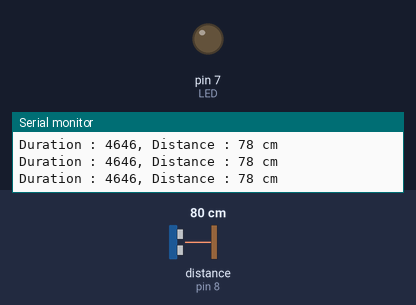
Recording of a sketch running on a simulated Arduino Uno, built with avr-gcc and run on an emulated ATmega328P. Shown: output pins drawn as LEDs (lit = HIGH), the last lines printed to the serial monitor. Wiring (inferred from the names in the program): ultrasonic range finder: trigger pin 9; echo pin 8. The inputs (shaded band) are chosen by the test bench; at power-on: distance to the obstacle (sensor on pin 8) 80 cm. The echo pulse lasts 58.3 µs per cm; pins used as bus, display or sensor lines are not drawn.

Above: at 1.3 s.
1.4 s: distance to the obstacle (sensor on pin 8) set to 17 cm
2.9 s: distance to the obstacle (sensor on pin 8) set to 14 cm
At 3.9 s:
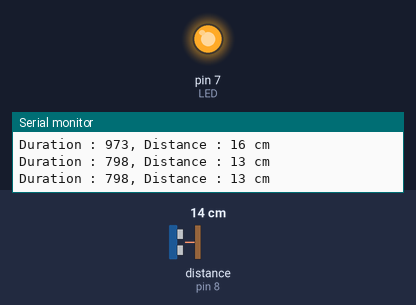
4.5 s: distance to the obstacle (sensor on pin 8) set to 18 cm
At 5.2 s:
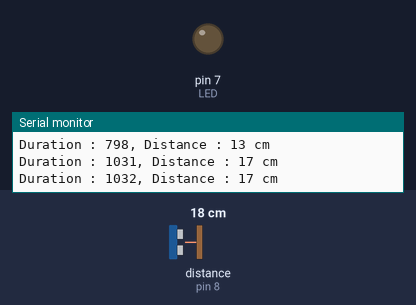
6.0 s: distance to the obstacle (sensor on pin 8) set to 2 cm
At 6.5 s:
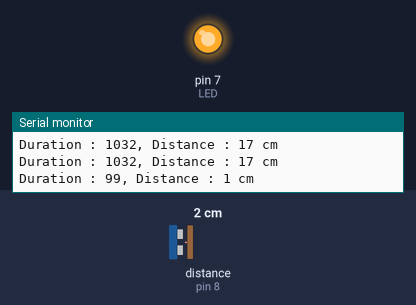
Timing chart, 0 to 8.5 s (numbered marks = the images above; inputs shaded):
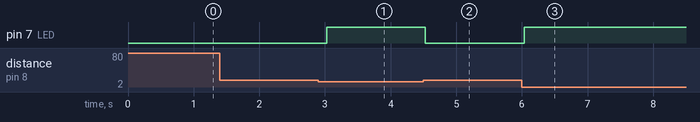

The sketch:

simple_ultrasound.ino
```cpp
const int TRIG          = 9;        // TRIG 핀 설정 (초음파 보내는 핀)
const int ECHO          = 8;        // TRIG 핀 설정 (초음파 받는 핀)
const int BAUD          = 9600;
const int LED           = 7;        // 7번판에 추가한 LED
const int CHECK_LENGTH  = 15;

void setup()
{
  Serial.begin(BAUD);
  pinMode(TRIG, OUTPUT);            // TRIG 에서 보내고
  pinMode(ECHO, INPUT);             // ECHO 에서 받는다
  pinMode(LED, OUTPUT);             // 7번 LED도 출력용
}

void loop()
{
  long duration = 0;
  long distance = 0;
  int  isLEDOn  = 0;

  // LOW > HIGH > LOW 펄스를 만들어 보내고
  digitalWrite(TRIG, LOW);
  delayMicroseconds(2);
  digitalWrite(TRIG, HIGH);
  delayMicroseconds(10);
  digitalWrite(TRIG, LOW);

  duration = pulseIn(ECHO, HIGH);

  // 시간을 거리(cm)로 계산 (34000 / 1000000 / 2 를 간단하게)
  distance = duration * 17 * 0.001;

  // 출력
  Serial.print("Duration : ");
  Serial.print(duration);
  Serial.print(", Distance : ");
  Serial.print(distance);
  Serial.println(" cm");

  if (distance < CHECK_LENGTH)
  {
    isLEDOn = 1;
  }
  else
  {
    isLEDOn = 0;
  }

  digitalWrite(LED, isLEDOn);
  delay(500);
}
```

Measured:
- the behaviour switches between 16 and 15 cm on distance to the obstacle (sensor on pin 8) (found by bisection; images 0 and 1)
- after the input at 2.9 s, pin 7 (LED): LOW → HIGH after 0.13 s
- after the input at 4.5 s, pin 7 (LED): HIGH → LOW at once
- after the input at 6.0 s, pin 7 (LED): LOW → HIGH at once
